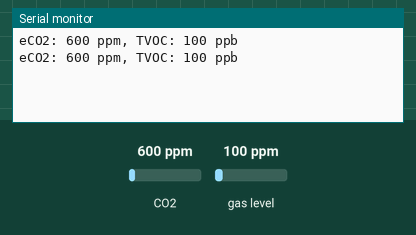
Simulated run of this sketch. Board: Arduino Uno, built with avr-gcc and run on an emulated ATmega328P. Shown: the last lines printed to the serial monitor. Inputs (shaded band) come from the test bench; at power-on: CO2 600 ppm, gas level 100 ppm.

Above: at 1.8 s.
1.9 s: CO2 set to 452 ppm
At 2.8 s:
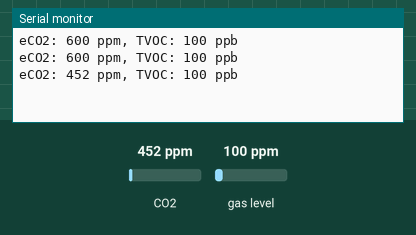
3.4 s: gas level set to 20 ppm
At 4.7 s:
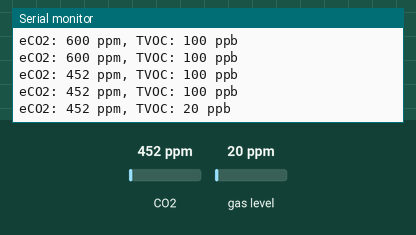
4.9 s: CO2 set to 1050 ppm
At 5.8 s:
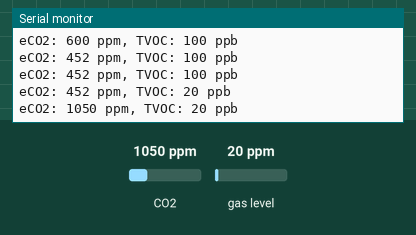
Timing chart, 0 to 7.9 s (numbered marks = the images above; inputs shaded):
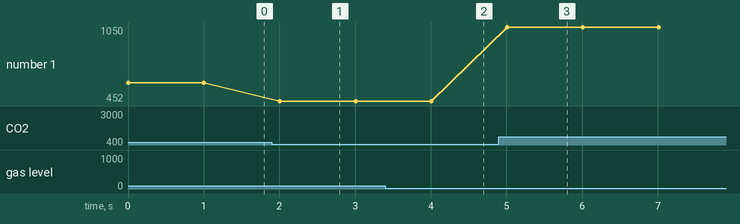

The sketch:

SensorTesting.ino
```cpp
#include <Wire.h>
#include <Adafruit_CCS811.h>

Adafruit_CCS811 ccs;

void setup() {

  Serial.begin(115200);

  // Checks I2C address for sensor
  Wire.begin();
  if (!ccs.begin(0x5A)) {

    Serial.println("CCS811 not detected. Check wiring!");
    while (1);
  }

  // Sets measurement mode to every 1 second
  ccs.setDriveMode(CCS811_DRIVE_MODE_1SEC);

  // Sensor initialization
  while (!ccs.available());
}

void loop() {
  digitalWrite(2, HIGH);
  if (ccs.available()) {

    if (!ccs.readData()) {

      Serial.print("eCO2: ");
      Serial.print(ccs.geteCO2());
      Serial.print(" ppm, TVOC: ");
      Serial.print(ccs.getTVOC());
      Serial.println(" ppb");
    } else {

      Serial.println("Error reading data!");
    }
  }
  delay(1000); // In ms (has to match drive mode)
}
```

Measured:
- after the input at 1.9 s, the serial monitor: prints a new line after 0.10 s (image 1)
- after the input at 3.4 s, the serial monitor: prints a new line after 0.61 s (image 2)
- after the input at 4.9 s, the serial monitor: prints a new line after 0.11 s (image 3)
- plotted number 1: 600 → 452 after the input at 1.9 s, 452 → 1050 after the input at 4.9 s
